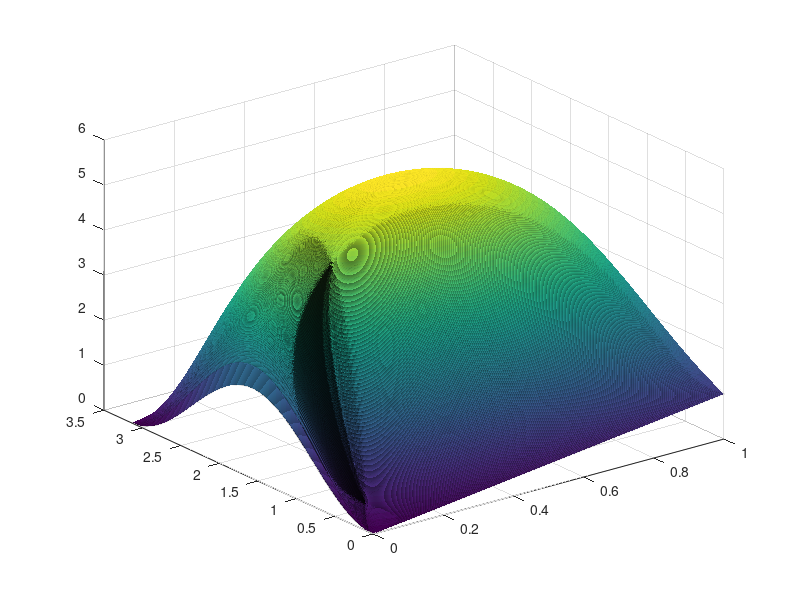

Recreate this plot in MATLAB. (Note: this script raises an error after producing the figure.)
%% Testing Chebyshev bounds

p = linspace(0,1,1000);
theta = linspace(0,pi,1000);

%% Remove extreme cases (avoid dividing by zero)
% p = p(2:(end-1));
% theta = theta(2:(end-1));

[P,Theta] = meshgrid(p,theta);

% %% Compute 1/eps_optimal and 1/(1-eps) optimal

% rec_eps = 1+1./(2.*(1./P-1).*(sin(Theta)).^2).^(1/3);
% rec_onemeps = 1+(2.*(1./P-1).*(sin(Theta)).^2).^(1/3);

% %% Compute the total probability (forgetting the factor of 1/n)
% 
% H = P./(sin(Theta)).^2.*rec_onemeps.^2+2.*(1-P).*rec_eps;
% H_1 = P./(sin(Theta)).^2.*rec_onemeps.^2;
% H_2 =  2.*(1-P).*rec_eps;
% H = H .* (sin(Theta)).^2;
% 
% s = surf(P,Theta,H);
% s.EdgeColor = 'none';
% figure()
% s = surf(P,Theta,log(H_1.* (sin(Theta)).^2));
% s.EdgeColor = 'none';
% figure()
% s = surf(P,Theta,log(H_2.* (sin(Theta)).^2));
% s.EdgeColor = 'none';

%% Compute total probability forgetting factor (1/(n*sin(theta)))

H = ((2.*(1-P)).^(1/3).*sin(Theta).^(2/3)+P.^(1/3)).^3;
 s = surf(P,Theta,H);
 s.EdgeColor = 'none';